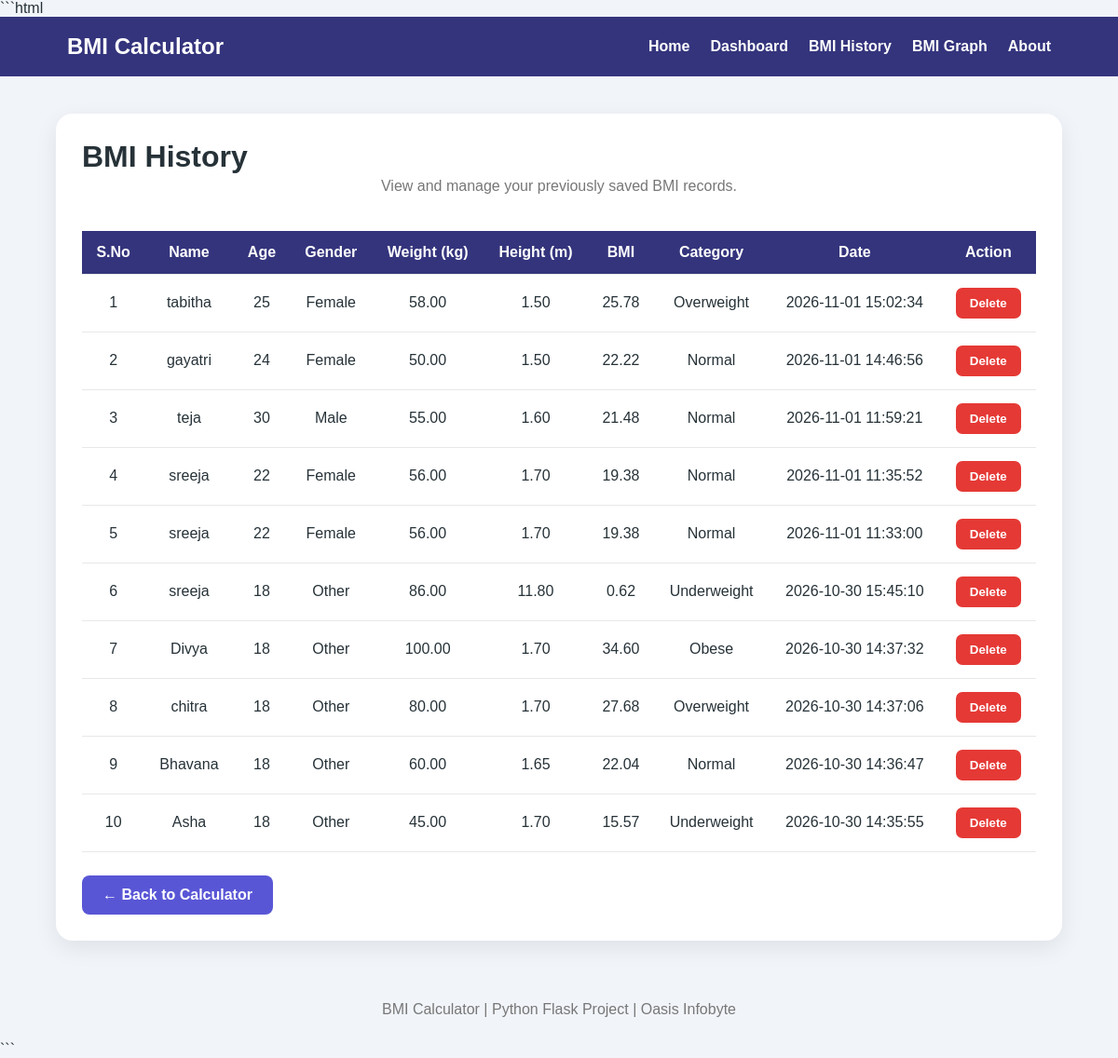
The app's page /history with its own data.
### tables this page shows
CREATE TABLE bmi_records (
            id INTEGER PRIMARY KEY AUTOINCREMENT,
            weight REAL,
            height REAL,
            bmi REAL,
            category TEXT,
            date TEXT
        , name TEXT, age INTEGER
                DEFAULT 18, gender TEXT
                DEFAULT 'Other', age_group TEXT);

### app.py (the view)
@app.route("/history")
def history():
    records = get_records()
    return render_template(
        "history.html",
        records=records
    )

### database.py (called while the page is built)
def get_connection():
    connection = sqlite3.connect(DATABASE_PATH)
    connection.row_factory = sqlite3.Row
    return connection

def get_records():
    with get_connection() as connection:
        cursor = connection.cursor()
        cursor.execute("""
            SELECT

                id,
                name,
                age,
                gender,
                age_group,
                weight,
                height,
                bmi,
                category,
                date

            FROM bmi_records

            ORDER BY id DESC
        """)
        return cursor.fetchall()

### templates/history.html (shortened to what this page needs)
<!DOCTYPE html>
<html lang="en">
<head>
    <link
        rel="stylesheet"
        href="{{ url_for('static', filename='css/style.css') }}"
    >
</head>
<body>
    <nav class="navbar">
        <h2>BMI Calculator</h2>
        <div class="nav-links">
            <a href="{{ url_for('index') }}">
                Home
            </a>
            <a href="{{ url_for('dashboard') }}">
                Dashboard
            </a>
            <a href="{{ url_for('history') }}">
                BMI History
            </a>
            <a href="{{ url_for('show_graph') }}">
                BMI Graph
            </a>
            <a href="{{ url_for('about') }}">
                About
            </a>
        </div>
    </nav>
    <div class="container">
        <div class="card">
            <h1>BMI History</h1>
            <p class="subtitle">
                View and manage your previously saved BMI records.
            </p>
            {% if records %}
                <div class="table-wrapper">
                    <table>
                        <thead>
                            <tr>
                                <th>S.No</th>
                                <th>Name</th>
                                <th>Age</th>
                                <th>Gender</th>
                                <th>Weight (kg)</th>
                                <th>Height (m)</th>
                                <th>BMI</th>
                                <th>Category</th>
                                <th>Date</th>
                                <th>Action</th>
                            </tr>
                        </thead>
                        <tbody>
                            {% for record in records %}
                                <tr>
                                    <td>
                                        {{ loop.index }}
                                    </td>
                                    <td>
                                        {{ record['name'] }}
                                    </td>
                                    <td>
                                        {% if record['age'] is not none %}
                                            {{ record['age'] }}
                                        {% else %}
                                            -
                                        {% endif %}
                                    </td>
                                    <td>
                                        {% if record['gender'] %}
                                            {{ record['gender']|capitalize }}
                                        {% else %}
                                            -
                                        {% endif %}
                                    </td>
                                    <td>
                                        {{ "%.2f"|format(record['weight']) }}
                                    </td>
                                    <td>
                                        {{ "%.2f"|format(record['height']) }}
                                    </td>
                                    <td>
                                        {{ "%.2f"|format(record['bmi']) }}
                                    </td>
                                    <td>
                                        <span class="category">
                                            {{ record['category'] }}
                                        </span>
                                    </td>
                                    <td>
                                        {% if record['date'] %}
                                            {{ record['date'] }}
                                        {% else %}
                                            -
                                        {% endif %}
                                    </td>
                                    <td>
                                        <form
                                            action="{{ url_for(
                                                'delete',
                                                record_id=record['id']
                                            ) }}"
                                            method="POST"
                                        >
                                            <button
                                                type="submit"
                                                class="delete-btn"
                                                onclick="return confirm('Are you sure you want to delete this record?')"
                                            >
                                                Delete
                                            </button>
                                        </form>
                                    </td>
                                </tr>
                            {% endfor %}
                        </tbody>
                    </table>
                </div>
            {% else %}
                <p class="empty-message">
                    No BMI records available.
                    Please calculate your BMI first.
                </p>
            {% endif %}
            <a
                href="{{ url_for('index') }}"
                class="back-btn"
            >
                ← Back to Calculator
            </a>
        </div>
    </div>
    <footer>
        <p>
            BMI Calculator | Python Flask Project | Oasis Infobyte
        </p>
    </footer>
</body>
</html>

### static/css/style.css (style rules this page uses)
* { margin: 0; padding: 0; box-sizing: border-box; font-family: Arial, sans-serif; }
body { background: #f1f4f9; color: #263238; min-height: 100vh; display: flex; flex-direction: column; }
.navbar { background: #34347d; padding: 18px 6%; display: flex; justify-content: space-between; align-items: center; gap: 20px; flex-wrap: wrap; }
.navbar h2 { color: white; font-size: 24px; }
.nav-links { display: flex; align-items: center; justify-content: center; gap: 22px; flex-wrap: wrap; }
.nav-links a { color: white; text-decoration: none; font-weight: bold; transition: 0.3s; }
.container { width: 100%; max-width: 1400px; margin: 0 auto; padding: 40px 5%; flex: 1; }
.subtitle { text-align: center; color: #777; margin-bottom: 35px; font-size: 16px; line-height: 1.6; }
.card { background: white; border-radius: 18px; padding: 28px; box-shadow: 0 8px 25px rgba(0, 0, 0, 0.08); min-width: 0; transition: transform 0.3s ease, box-shadow 0.3s ease; }
.table-wrapper { width: 100%; overflow-x: auto; }
table { width: 100%; border-collapse: collapse; min-width: 900px; }
th, td { padding: 14px; text-align: center; border-bottom: 1px solid #e8e8e8; }
th { background: #34347d; color: white; }
.delete-btn { background: #e53935; color: white; border: none; padding: 9px 15px; border-radius: 7px; cursor: pointer; font-weight: bold; transition: 0.3s; }
.back-btn { display: inline-block; margin-top: 25px; background: #5956d6; color: white; text-decoration: none; padding: 12px 22px; border-radius: 8px; font-weight: bold; transition: 0.3s; }
footer { text-align: center; padding: 25px; color: #777; }

### records on screen
bmi_records: name "tabitha", age "25", gender "Female", weight "58.00", height "1.50", bmi "25.78", category "Overweight", date "2026-11-01 15:02:34"
bmi_records: name "gayatri", age "24", gender "Female", weight "50.00", height "1.50", bmi "22.22", category "Normal", date "2026-11-01 14:46:56"
bmi_records: name "teja", age "30", gender "Male", weight "55.00", height "1.60", bmi "21.48", category "Normal", date "2026-11-01 11:59:21"
bmi_records: name "sreeja", age "22", gender "Female", weight "56.00", height "1.70", bmi "19.38", category "Normal", date "2026-11-01 11:35:52"
bmi_records: name "sreeja", age "22", gender "Female", weight "56.00", height "1.70", bmi "19.38", category "Normal", date "2026-11-01 11:33:00"
bmi_records: name "sreeja", age "18", gender "Other", weight "86.00", height "11.80", bmi "0.62", category "Underweight", date "2026-10-30 15:45:10"
bmi_records: name "Divya", age "18", gender "Other", weight "100.00", height "1.70", bmi "34.60", category "Obese", date "2026-10-30 14:37:32"
bmi_records: name "chitra", age "18", gender "Other", weight "80.00", height "1.70", bmi "27.68", category "Overweight", date "2026-10-30 14:37:06"
bmi_records: name "Bhavana", age "18", gender "Other", weight "60.00", height "1.65", bmi "22.04", category "Normal", date "2026-10-30 14:36:47"
bmi_records: name "Asha", age "18", gender "Other", weight "45.00", height "1.70", bmi "15.57", category "Underweight", date "2026-10-30 14:35:55"
